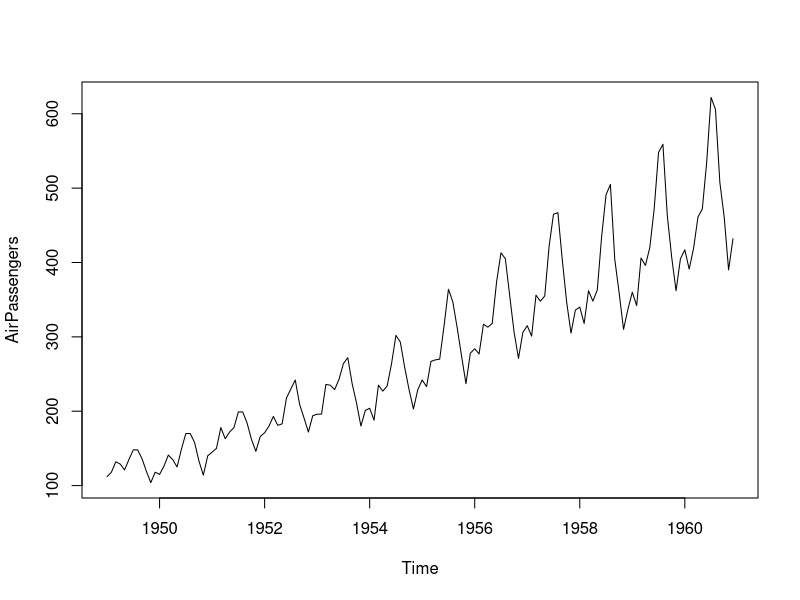
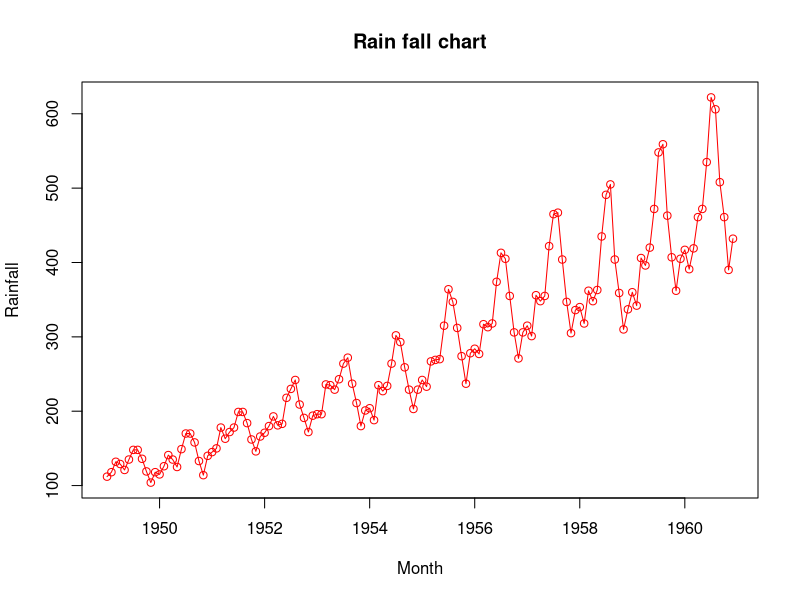
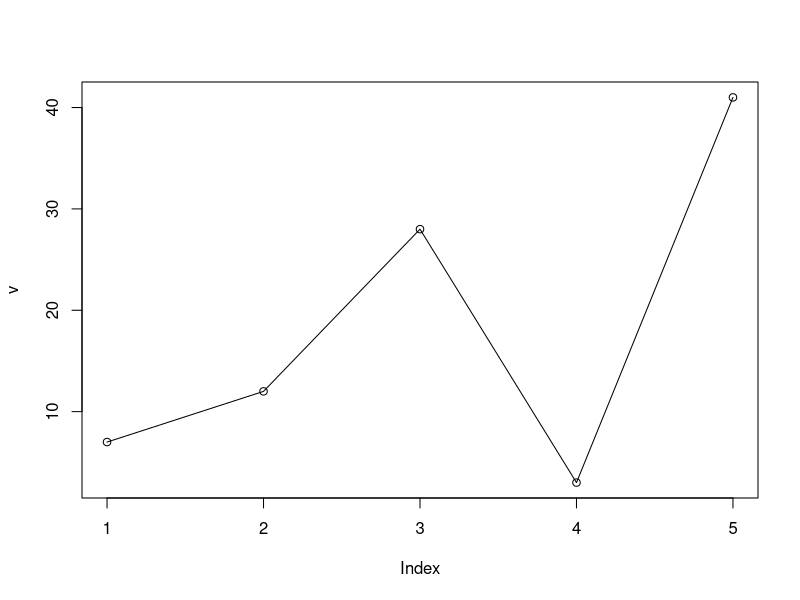
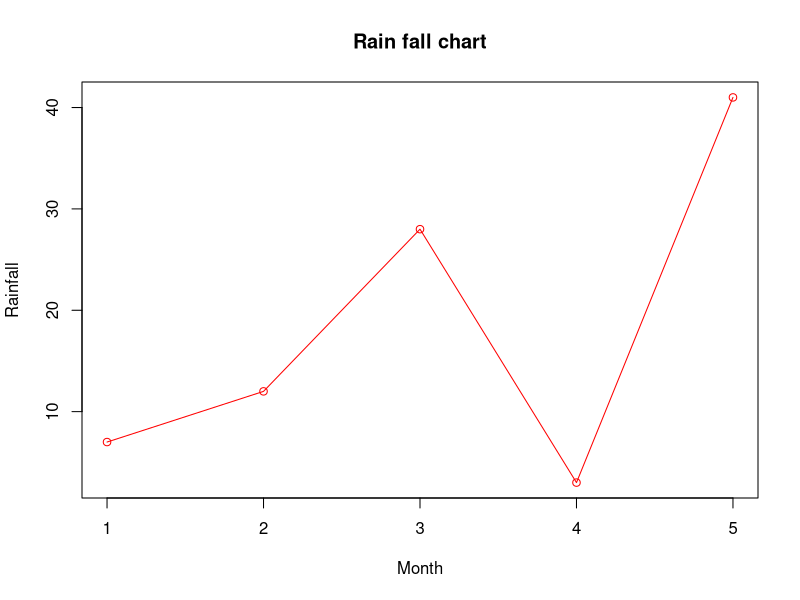

These figures' R source, in order: (Note: this script raises an error after producing the figures.)
#*************Line Chart

plot(AirPassengers,type="l")



plot(AirPassengers,type="o",col="red",xlab="Month",
     ylab="Rainfall",main="Rain fall chart")




v <- c(7,12,28,3,41)

plot(v,type="o")

plot(v,type="o",col="red",xlab="Month",
     ylab="Rainfall",main="Rain fall chart")

v <- c(14,7,6,19,3)

lines(t,type="o",col="blue")


#************** bar plot


# used for various categories 


counts <- table(mtcars$gear)

barplot(counts,main="car Distribution",
        xlab="Number of Gears",ylab="count",legend=rownames(counts),
        col=c("red","yellow","green"))


# stacked bar

counts <- table(mtcars$vs,mtcars$gear)

barplot(counts,main="car Distribution by gears and v/s",
        xlab="Number of Gears",ylab="count",legend=rownames(counts),
        col=c("yellow","green"))

# horizontal bar plot

barplot(counts,horiz = T)
barplot(counts,main="car Distribution ",horiz=T,
        names.arg = c("3 gears","4 gears","5 gears"))

# stacked bar plot with colors and legend
counts <- table(mtcars$vs,mtcars$gear)
counts
barplot(counts,main="car Distribution by gears and vs",
              xlab="number of gears",
              col=c("skyblue","red"),
              legend= rownames(counts))

#grouped bar plot

counts <- table(mtcars$vs,mtcars$gear)
counts
barplot(counts,main="car Distribution by gears and vs",
        xlab="number of gears",
        col=c("darkblue","red"),
        legend= rownames(counts),
        beside=T)


# pie Chart

slices <- c(10,12,4,16,8)
label <- c("US","UK","Austraila","india","france")
pie(slices,labels = label,main="Pie chart of countries")



slices <- c(10,12,4,16,8)
label <- c("US","UK","Austraila","india","france")

percentage <- round(slices/sum(slices)*100)
label <- paste(paste(label,round(slices/sum(slices)*100)),"%",sep = "")

# using percentage instead if typing 
label <- paste(paste(label,round(percentage)),"%",sep = "")



pie(slices,label=label)
pie(slices,labels = label,col=rainbow(length(label)),main="Pie chart of countries")


# 3d exploded pie chart

library(plotrix)

slices <- c(10,12,4,16,8)
label <- c("US","UK","Austraila","india","france")
pie3D(slices,labels = label,main="3D Pie chart")















































